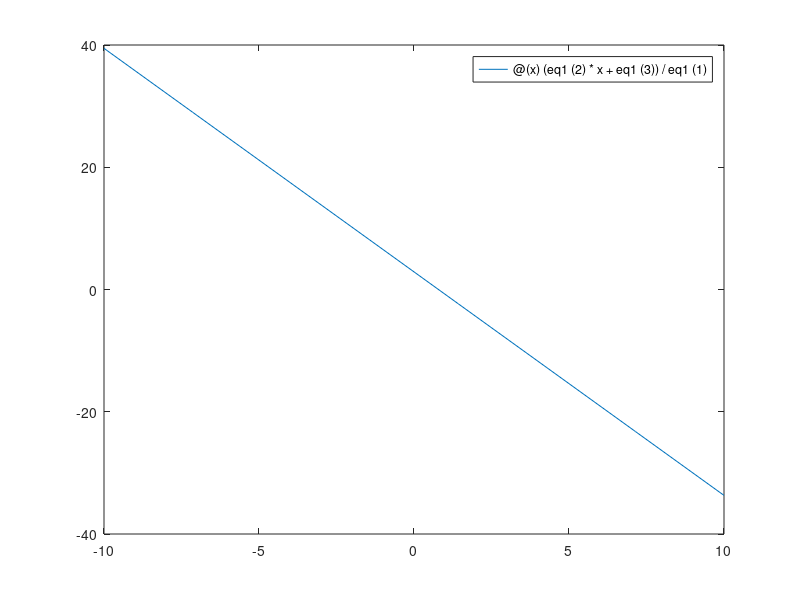

Write MATLAB code to recreate this figure. (Note: this script raises an error after producing the figure.)
%%
%     COURSE: Linear algebra: theory and implementation
%    SECTION: Solving systems of equations
%      VIDEO: Systems of equations: algebra and geometry
% Instructor: sincxpress.com
% 
%%

% these are the coefficients of the equation:
% ay = bx + c;
eq1o = [1 2 1]; % [a b c]
eq2o = [2 1 3];

figure(1), clf
plotlim = [-10 10];

for i=1:10
    
    % randomly update equations
    eq1 = eq1o + randn*eq2o;
    eq2 = eq2o + randn*eq1o;
    
    % plot new lines (solutions)
    cla
    h(1) = fplot(@(x) (eq1(2)*x+eq1(3))/eq1(1), plotlim);
    hold on
    h(2) = fplot(@(x) (eq2(2)*x+eq2(3))/eq2(1), plotlim);
    set(h,'linew',3)
    
    % make plot look nicer
    axis([plotlim plotlim])
    plot(get(gca,'xlim'),[0 0],'k--')
    plot([0 0],get(gca,'xlim'),'k--')
    axis square
    grid on
    
    % wait to allow visual inspection
    pause(1)
end


%% repeat in R3

% these are the coefficients of the equation:
% az = bx + cy + d;
eq1o = [1 2 3 -1]; % [a b c d]
eq2o = [2 1 3 3];


figure(2), clf

for i=1:10
    
    % randomly update equations
    eq1 = eq1o + randn*eq2o;
    eq2 = eq2o + randn*eq1o;
    
    X = [eq1(1:3);eq2(1:3)];
    b = [eq1(4);eq2(4)];

    % plot new lines (solutions)
%     cla
    h(1) = fplot3(@(x)x, @(x) (x*eq1(2)+eq1(4))/eq1(1), @(x) (x*eq1(3)+eq1(4))/eq1(1), plotlim);
    hold on
    h(2) = fplot3(@(x)x, @(x) (x*eq2(2)+eq2(4))/eq2(1), @(x) (x*eq2(3)+eq2(4))/eq2(1), plotlim);
    set(h,'linew',3)
    axis(repmat(plotlim,1,3))
    
    % wait to allow visual inspection
%     pause(1)
end

% make plot look nicer
axis square, grid on, rotate3d on
plot(get(gca,'xlim'),[0 0],'k--')
plot([0 0],get(gca,'xlim'),'k--')
plot3([0 0],[0 0],get(gca,'zlim'),'k--')

%%
%     COURSE: Linear algebra: theory and implementation
%    SECTION: Solving systems of equations
%      VIDEO: Reduced row echelon form
% Instructor: sincxpress.com
% 
%%

% make some random matrices
A = randn(4,4);
B = randn(4,4);

% print out the matrix and its rref
[A rref(A)]
[B rref(B)]


% here's how you check your homework:
M = [ 1 2 4 5;
      2 4 5 4;
      4 5 4 2 ];

[M rref(M)]

%%
%     COURSE: Linear algebra: theory and implementation
%    SECTION: Solving systems of equations
%      VIDEO: Matrix spaces after row reduction
% Instructor: sincxpress.com
% 
%%

% create matrix
M = [ 1 2;
      3 7;
      9 1 ];

% obtain RREF
Mr = rref(M);


% draw the planes spanned by M and Mr
figure(3), clf, hold on
h1 = ezmesh(@(s,t)M(1,1)*s+M(1,2)*t,@(s,t)M(2,1)*s+M(2,2)*t,@(s,t)M(3,1)*s+M(3,2)*t,[-1 1 -1 1 -1 1]/4);
h2 = ezmesh(@(s,t)Mr(1,1)*s+Mr(1,2)*t,@(s,t)Mr(2,1)*s+Mr(2,2)*t,@(s,t)Mr(3,1)*s+Mr(3,2)*t,[-1 1 -1 1 -1 1]);

% adjust colors for visibility
set(h1,'facecolor','g','cdata',ones(50),'LineStyle','none')
set(h2,'facecolor','m','cdata',zeros(50),'LineStyle','none')

% draw basis vectors (normalized)
M  = M/norm(M);
plot3([0 M(1,1)],[0 M(2,1)],[0 M(3,1)],'k','linew',2)
plot3([0 M(1,2)],[0 M(2,2)],[0 M(3,2)],'k','linew',2)

plot3([0 Mr(1,1)],[0 Mr(2,1)],[0 Mr(3,1)],'y','linew',2)
plot3([0 Mr(1,2)],[0 Mr(2,2)],[0 Mr(3,2)],'y','linew',2)

% make plot a bit nicer
xlabel('M_1'), ylabel('M_2'), zlabel('M_3')
axis square
grid on, rotate3d on
title('')
legend({'C(M)';'C(rref(M))'})

%% done.

% Interested in more courses? See sincxpress.com 
% Use code MXC-DISC4ALL for the lowest price for all courses.
